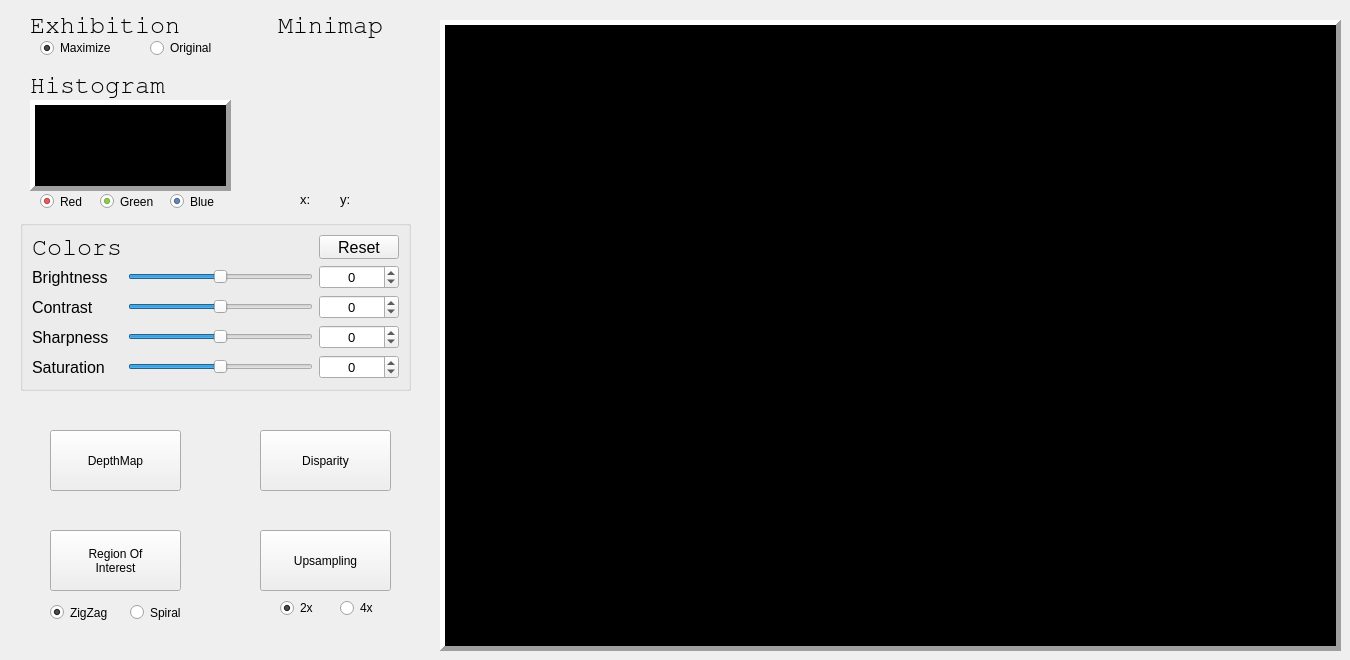
  <widget class="QWidget" name="centralwidget">
   <property name="enabled">
    <bool>true</bool>
   </property>
   <widget class="QLabel" name="label_tela">
    <property name="geometry">
     <rect>
      <x>440</x>
      <y>20</y>
      <width>901</width>
      <height>631</height>
     </rect>
    </property>
    <property name="palette">
     <palette>
      <active>
       <colorrole role="Base">
        <brush brushstyle="SolidPattern">
         <color alpha="255">
          <red>0</red>
          <green>0</green>
          <blue>0</blue>
         </color>
        </brush>
       </colorrole>
       <colorrole role="Window">
        <brush brushstyle="SolidPattern">
         <color alpha="255">
          <red>0</red>
          <green>0</green>
          <blue>0</blue>
         </color>
        </brush>
       </colorrole>
      </active>
      <inactive>
       <colorrole role="Base">
        <brush brushstyle="SolidPattern">
         <color alpha="255">
          <red>0</red>
          <green>0</green>
          <blue>0</blue>
         </color>
        </brush>
       </colorrole>
       <colorrole role="Window">
        <brush brushstyle="SolidPattern">
         <color alpha="255">
          <red>0</red>
          <green>0</green>
          <blue>0</blue>
         </color>
        </brush>
       </colorrole>
      </inactive>
      <disabled>
       <colorrole role="Base">
        <brush brushstyle="SolidPattern">
         <color alpha="255">
          <red>0</red>
          <green>0</green>
          <blue>0</blue>
         </color>
        </brush>
       </colorrole>
       <colorrole role="Window">
        <brush brushstyle="SolidPattern">
         <color alpha="255">
          <red>0</red>
          <green>0</green>
          <blue>0</blue>
         </color>
        </brush>
       </colorrole>
      </disabled>
     </palette>
    </property>
    <property name="cursor">
     <cursorShape>CrossCursor</cursorShape>
    </property>
    <property name="mouseTracking">
     <bool>true</bool>
    </property>
    <property name="focusPolicy">
     <enum>Qt::StrongFocus</enum>
    </property>
    <property name="autoFillBackground">
     <bool>true</bool>
    </property>
    <property name="frameShape">
     <enum>QFrame::Panel</enum>
    </property>
    <property name="frameShadow">
     <enum>QFrame::Raised</enum>
    </property>
    <property name="lineWidth">
     <number>5</number>
    </property>
    <property name="text">
     <string/>
    </property>
    <property name="alignment">
     <set>Qt::AlignCenter</set>
    </property>
    <property name="margin">
     <number>0</number>
    </property>
    <property name="indent">
     <number>0</number>
    </property>
   </widget>
   <widget class="QGroupBox" name="groupBox_cores">
    <property name="geometry">
     <rect>
      <x>20</x>
      <y>220</y>
      <width>391</width>
      <height>171</height>
     </rect>
    </property>
    <property name="font">
     <font>
      <pointsize>12</pointsize>
     </font>
    </property>
    <property name="title">
     <string/>
    </property>
    <layout class="QGridLayout" name="gridLayout">
     <item row="3" column="2">
      <widget class="QSpinBox" name="spinBox_nitidez">
       <property name="font">
        <font>
         <pointsize>10</pointsize>
        </font>
       </property>
       <property name="layoutDirection">
        <enum>Qt::LeftToRight</enum>
       </property>
       <property name="alignment">
        <set>Qt::AlignCenter</set>
       </property>
       <property name="suffix">
        <string/>
       </property>
       <property name="minimum">
        <number>-100</number>
       </property>
       <property name="maximum">
        <number>100</number>
       </property>
       <property name="singleStep">
        <number>1</number>
       </property>
       <property name="value">
        <number>0</number>
       </property>
       <property name="displayIntegerBase">
        <number>10</number>
       </property>
      </widget>
     </item>
     <item row="2" column="0">
      <widget class="QLabel" name="label_contraste">
       <property name="text">
        <string>Contrast</string>
       </property>
      </widget>
     </item>
     <item row="3" column="1">
      <widget class="QSlider" name="slider_nitidez">
       <property name="focusPolicy">
        <enum>Qt::NoFocus</enum>
       </property>
       <property name="minimum">
        <number>-100</number>
       </property>
       <property name="maximum">
        <number>100</number>
       </property>
       <property name="value">
        <number>0</number>
       </property>
       <property name="orientation">
        <enum>Qt::Horizontal</enum>
       </property>
      </widget>
     </item>
     <item row="1" column="0">
      <widget class="QLabel" name="label_brilho">
       <property name="text">
        <string>Brightness</string>
       </property>
      </widget>
     </item>
     <item row="2" column="2">
      <widget class="QSpinBox" name="spinBox_contraste">
       <property name="font">
        <font>
         <pointsize>10</pointsize>
        </font>
       </property>
       <property name="layoutDirection">
        <enum>Qt::LeftToRight</enum>
       </property>
       <property name="alignment">
        <set>Qt::AlignCenter</set>
       </property>
       <property name="suffix">
        <string/>
       </property>
       <property name="minimum">
        <number>-100</number>
       </property>
       <property name="maximum">
        <number>100</number>
       </property>
       <property name="value">
        <number>0</number>
       </property>
      </widget>
     </item>
     <item row="2" column="1">
      <widget class="QSlider" name="slider_contraste">
       <property name="focusPolicy">
        <enum>Qt::NoFocus</enum>
       </property>
       <property name="minimum">
        <number>-100</number>
       </property>
       <property name="maximum">
        <number>100</number>
       </property>
       <property name="value">
        <number>0</number>
       </property>
       <property name="orientation">
        <enum>Qt::Horizontal</enum>
       </property>
      </widget>
     </item>
     <item row="4" column="0">
      <widget class="QLabel" name="label_saturacao">
       <property name="text">
        <string>Saturation</string>
       </property>
      </widget>
     </item>
     <item row="1" column="2">
      <widget class="QSpinBox" name="spinBox_brilho">
       <property name="font">
        <font>
         <pointsize>10</pointsize>
        </font>
       </property>
       <property name="layoutDirection">
        <enum>Qt::LeftToRight</enum>
       </property>
       <property name="alignment">
        <set>Qt::AlignCenter</set>
       </property>
       <property name="suffix">
        <string/>
       </property>
       <property name="minimum">
        <number>-100</number>
       </property>
       <property name="maximum">
        <number>100</number>
       </property>
       <property name="value">
        <number>0</number>
       </property>
       <property name="displayIntegerBase">
        <number>10</number>
       </property>
      </widget>
     </item>
     <item row="1" column="1">
      <widget class="QSlider" name="slider_brilho">
       <property name="cursor">
        <cursorShape>SplitHCursor</cursorShape>
       </property>
       <property name="mouseTracking">
        <bool>false</bool>
       </property>
       <property name="focusPolicy">
        <enum>Qt::NoFocus</enum>
       </property>
       <property name="minimum">
        <number>-100</number>
       </property>
       <property name="maximum">
        <number>100</number>
       </property>
       <property name="value">
        <number>0</number>
       </property>
       <property name="tracking">
        <bool>true</bool>
       </property>
       <property name="orientation">
        <enum>Qt::Horizontal</enum>
       </property>
      </widget>
     </item>
     <item row="3" column="0">
      <widget class="QLabel" name="label_nitidez">
       <property name="text">
        <string>Sharpness</string>
       </property>
      </widget>
     </item>
     <item row="0" column="0">
      <widget class="QLabel" name="label_text_cores">
       <property name="font">
        <font>
         <family>FreeMono</family>
         <pointsize>19</pointsize>
         <weight>50</weight>
         <bold>false</bold>
         <stylestrategy>PreferAntialias</stylestrategy>
        </font>
       </property>
       <property name="layoutDirection">
        <enum>Qt::LeftToRight</enum>
       </property>
       <property name="text">
        <string>Colors</string>
       </property>
      </widget>
     </item>
     <item row="4" column="2">
      <widget class="QSpinBox" name="spinBox_saturacao">
       <property name="font">
        <font>
         <pointsize>10</pointsize>
        </font>
       </property>
       <property name="layoutDirection">
        <enum>Qt::LeftToRight</enum>
       </property>
       <property name="alignment">
        <set>Qt::AlignCenter</set>
       </property>
       <property name="suffix">
        <string/>
       </property>
       <property name="minimum">
        <number>-100</number>
       </property>
       <property name="maximum">
        <number>100</number>
       </property>
       <property name="singleStep">
        <number>1</number>
       </property>
       <property name="value">
        <number>0</number>
       </property>
       <property name="displayIntegerBase">
        <number>10</number>
       </property>
      </widget>
     </item>
     <item row="4" column="1">
      <widget class="QSlider" name="slider_saturacao">
       <property name="focusPolicy">
        <enum>Qt::NoFocus</enum>
       </property>
       <property name="minimum">
        <number>-100</number>
       </property>
       <property name="maximum">
        <number>100</number>
       </property>
       <property name="value">
        <number>0</number>
       </property>
       <property name="orientation">
        <enum>Qt::Horizontal</enum>
       </property>
      </widget>
     </item>
     <item row="0" column="2">
      <widget class="QPushButton" name="pushButton_reset">
       <property name="focusPolicy">
        <enum>Qt::NoFocus</enum>
       </property>
       <property name="text">
        <string>Reset</string>
       </property>
      </widget>
     </item>
    </layout>
   </widget>
   <widget class="QPushButton" name="pushButton_depthmap">
    <property name="geometry">
     <rect>
      <x>50</x>
      <y>430</y>
      <width>131</width>
      <height>61</height>
     </rect>
    </property>
    <property name="focusPolicy">
     <enum>Qt::NoFocus</enum>
    </property>
    <property name="text">
     <string>DepthMap</string>
    </property>
   </widget>
   <widget class="QPushButton" name="pushButton_alldepthmaps">
    <property name="geometry">
     <rect>
      <x>260</x>
      <y>430</y>
      <width>131</width>
      <height>61</height>
     </rect>
    </property>
    <property name="font">
     <font>
      <family>Ubuntu</family>
      <weight>50</weight>
      <italic>false</italic>
      <bold>false</bold>
      <underline>false</underline>
      <strikeout>false</strikeout>
      <kerning>true</kerning>
     </font>
    </property>
    <property name="focusPolicy">
     <enum>Qt::NoFocus</enum>
    </property>
    <property name="contextMenuPolicy">
     <enum>Qt::DefaultContextMenu</enum>
    </property>
    <property name="acceptDrops">
     <bool>false</bool>
    </property>
    <property name="layoutDirection">
     <enum>Qt::LeftToRight</enum>
    </property>
    <property name="autoFillBackground">
     <bool>false</bool>
    </property>
    <property name="text">
     <string>Disparity</string>
    </property>
    <property name="checkable">
     <bool>false</bool>
    </property>
   </widget>
   <widget class="QLabel" name="l_ang_hoz">
    <property name="geometry">
     <rect>
      <x>300</x>
      <y>190</y>
      <width>58</width>
      <height>18</height>
     </rect>
    </property>
    <property name="font">
     <font>
      <pointsize>10</pointsize>
     </font>
    </property>
    <property name="text">
     <string>x:</string>
    </property>
   </widget>
   <widget class="QLabel" name="l_ang_ver">
    <property name="geometry">
     <rect>
      <x>340</x>
      <y>190</y>
      <width>58</width>
      <height>18</height>
     </rect>
    </property>
    <property name="font">
     <font>
      <pointsize>10</pointsize>
     </font>
    </property>
    <property name="text">
     <string>y:</string>
    </property>
   </widget>
   <widget class="QLabel" name="label_hist">
    <property name="geometry">
     <rect>
      <x>30</x>
      <y>100</y>
      <width>201</width>
      <height>91</height>
     </rect>
    </property>
    <property name="palette">
     <palette>
      <active>
       <colorrole role="Base">
        <brush brushstyle="SolidPattern">
         <color alpha="255">
          <red>0</red>
          <green>0</green>
          <blue>0</blue>
         </color>
        </brush>
       </colorrole>
       <colorrole role="Window">
        <brush brushstyle="SolidPattern">
         <color alpha="255">
          <red>0</red>
          <green>0</green>
          <blue>0</blue>
         </color>
        </brush>
       </colorrole>
      </active>
      <inactive>
       <colorrole role="Base">
        <brush brushstyle="SolidPattern">
         <color alpha="255">
          <red>0</red>
          <green>0</green>
          <blue>0</blue>
         </color>
        </brush>
       </colorrole>
       <colorrole role="Window">
        <brush brushstyle="SolidPattern">
         <color alpha="255">
          <red>0</red>
          <green>0</green>
          <blue>0</blue>
         </color>
        </brush>
       </colorrole>
      </inactive>
      <disabled>
       <colorrole role="Base">
        <brush brushstyle="SolidPattern">
         <color alpha="255">
          <red>0</red>
          <green>0</green>
          <blue>0</blue>
         </color>
        </brush>
       </colorrole>
       <colorrole role="Window">
        <brush brushstyle="SolidPattern">
         <color alpha="255">
          <red>0</red>
          <green>0</green>
          <blue>0</blue>
         </color>
        </brush>
       </colorrole>
      </disabled>
     </palette>
    </property>
    <property name="cursor">
     <cursorShape>ArrowCursor</cursorShape>
    </property>
    <property name="mouseTracking">
     <bool>true</bool>
    </property>
    <property name="focusPolicy">
     <enum>Qt::StrongFocus</enum>
    </property>
    <property name="autoFillBackground">
     <bool>true</bool>
    </property>
    <property name="frameShape">
     <enum>QFrame::Panel</enum>
    </property>
    <property name="frameShadow">
     <enum>QFrame::Raised</enum>
    </property>
    <property name="lineWidth">
     <number>5</number>
    </property>
    <property name="text">
     <string/>
    </property>
    <property name="alignment">
     <set>Qt::AlignCenter</set>
    </property>
    <property name="margin">
     <number>0</number>
    </property>
    <property name="indent">
     <number>0</number>
    </property>
   </widget>
   <widget class="QLabel" name="label_text_histograma">
    <property name="geometry">
     <rect>
      <x>30</x>
      <y>60</y>
      <width>161</width>
      <height>51</height>
     </rect>
    </property>
    <property name="font">
     <font>
      <family>FreeMono</family>
      <pointsize>19</pointsize>
      <weight>50</weight>
      <bold>false</bold>
     </font>
    </property>
    <property name="text">
     <string>Histogram</string>
    </property>
   </widget>
   <widget class="QLabel" name="label_text_minimapa">
    <property name="geometry">
     <rect>
      <x>278</x>
      <y>0</y>
      <width>161</width>
      <height>51</height>
     </rect>
    </property>
    <property name="font">
     <font>
      <family>FreeMono</family>
      <pointsize>19</pointsize>
      <weight>50</weight>
      <bold>false</bold>
     </font>
    </property>
    <property name="text">
     <string>Minimap</string>
    </property>
   </widget>
   <widget class="QRadioButton" name="radioButton_red">
    <property name="geometry">
     <rect>
      <x>40</x>
      <y>190</y>
      <width>51</width>
      <height>23</height>
     </rect>
    </property>
    <property name="palette">
     <palette>
      <active>
       <colorrole role="Text">
        <brush brushstyle="SolidPattern">
         <color alpha="255">
          <red>239</red>
          <green>41</green>
          <blue>41</blue>
         </color>
        </brush>
       </colorrole>
      </active>
      <inactive>
       <colorrole role="Text">
        <brush brushstyle="SolidPattern">
         <color alpha="255">
          <red>239</red>
          <green>41</green>
          <blue>41</blue>
         </color>
        </brush>
       </colorrole>
      </inactive>
      <disabled>
       <colorrole role="Text">
        <brush brushstyle="SolidPattern">
         <color alpha="255">
          <red>42</red>
          <green>43</green>
          <blue>41</blue>
         </color>
        </brush>
       </colorrole>
      </disabled>
     </palette>
    </property>
    <property name="focusPolicy">
     <enum>Qt::NoFocus</enum>
    </property>
    <property name="text">
     <string>Red</string>
    </property>
    <property name="checked">
     <bool>true</bool>
    </property>
    <property name="autoExclusive">
     <bool>false</bool>
    </property>
   </widget>
   <widget class="QRadioButton" name="radioButton_green">
    <property name="geometry">
     <rect>
      <x>100</x>
      <y>190</y>
      <width>61</width>
      <height>23</height>
     </rect>
    </property>
    <property name="palette">
     <palette>
      <active>
       <colorrole role="Text">
        <brush brushstyle="SolidPattern">
         <color alpha="255">
          <red>115</red>
          <green>210</green>
          <blue>22</blue>
         </color>
        </brush>
       </colorrole>
      </active>
      <inactive>
       <colorrole role="Text">
        <brush brushstyle="SolidPattern">
         <color alpha="255">
          <red>115</red>
          <green>210</green>
          <blue>22</blue>
         </color>
        </brush>
       </colorrole>
      </inactive>
      <disabled>
       <colorrole role="Text">
        <brush brushstyle="SolidPattern">
         <color alpha="255">
          <red>42</red>
          <green>43</green>
          <blue>41</blue>
         </color>
        </brush>
       </colorrole>
      </disabled>
     </palette>
    </property>
    <property name="focusPolicy">
     <enum>Qt::NoFocus</enum>
    </property>
    <property name="text">
     <string>Green</string>
    </property>
    <property name="checked">
     <bool>true</bool>
    </property>
    <property name="autoExclusive">
     <bool>false</bool>
    </property>
   </widget>
   <widget class="QRadioButton" name="radioButton_blue">
    <property name="geometry">
     <rect>
      <x>170</x>
      <y>190</y>
      <width>61</width>
      <height>23</height>
     </rect>
    </property>
    <property name="palette">
     <palette>
      <active>
       <colorrole role="Text">
        <brush brushstyle="SolidPattern">
         <color alpha="255">
          <red>52</red>
          <green>101</green>
          <blue>164</blue>
         </color>
        </brush>
       </colorrole>
      </active>
      <inactive>
       <colorrole role="Text">
        <brush brushstyle="SolidPattern">
         <color alpha="255">
          <red>52</red>
          <green>101</green>
          <blue>164</blue>
         </color>
        </brush>
       </colorrole>
      </inactive>
      <disabled>
       <colorrole role="Text">
        <brush brushstyle="SolidPattern">
         <color alpha="255">
          <red>42</red>
          <green>43</green>
          <blue>41</blue>
         </color>
        </brush>
       </colorrole>
      </disabled>
     </palette>
    </property>
    <property name="focusPolicy">
     <enum>Qt::NoFocus</enum>
    </property>
    <property name="text">
     <string>Blue</string>
    </property>
    <property name="checked">
     <bool>true</bool>
    </property>
    <property name="autoExclusive">
     <bool>false</bool>
    </property>
   </widget>
   <widget class="QLabel" name="label_text_exibicao">
    <property name="geometry">
     <rect>
      <x>30</x>
      <y>0</y>
      <width>151</width>
      <height>51</height>
     </rect>
    </property>
    <property name="font">
     <font>
      <family>FreeMono</family>
      <pointsize>19</pointsize>
      <weight>50</weight>
      <bold>false</bold>
     </font>
    </property>
    <property name="text">
     <string>Exhibition</string>
    </property>
   </widget>
   <widget class="QRadioButton" name="radioButton_original">
    <property name="geometry">
     <rect>
      <x>150</x>
      <y>40</y>
      <width>83</width>
      <height>16</height>
     </rect>
    </property>
    <property name="focusPolicy">
     <enum>Qt::NoFocus</enum>
    </property>
    <property name="text">
     <string>Original</string>
    </property>
   </widget>
   <widget class="QRadioButton" name="radioButton_maximizar">
    <property name="geometry">
     <rect>
      <x>40</x>
      <y>40</y>
      <width>91</width>
      <height>16</height>
     </rect>
    </property>
    <property name="focusPolicy">
     <enum>Qt::NoFocus</enum>
    </property>
    <property name="text">
     <string>Maximize</string>
    </property>
    <property name="checked">
     <bool>true</bool>
    </property>
   </widget>
   <widget class="QFrame" name="frame_roi">
    <property name="geometry">
     <rect>
      <x>40</x>
      <y>530</y>
      <width>151</width>
      <height>91</height>
     </rect>
    </property>
    <property name="frameShape">
     <enum>QFrame::NoFrame</enum>
    </property>
    <property name="frameShadow">
     <enum>QFrame::Raised</enum>
    </property>
    <widget class="QRadioButton" name="radioButton_zigzag">
     <property name="geometry">
      <rect>
       <x>10</x>
       <y>70</y>
       <width>77</width>
       <height>25</height>
      </rect>
     </property>
     <property name="focusPolicy">
      <enum>Qt::NoFocus</enum>
     </property>
     <property name="text">
      <string>ZigZag</string>
     </property>
     <property name="checked">
      <bool>true</bool>
     </property>
    </widget>
    <widget class="QRadioButton" name="radioButton_espiral">
     <property name="geometry">
      <rect>
       <x>90</x>
       <y>70</y>
       <width>77</width>
       <height>25</height>
      </rect>
     </property>
     <property name="focusPolicy">
      <enum>Qt::NoFocus</enum>
     </property>
     <property name="text">
      <string>Spiral</string>
     </property>
     <property name="checked">
      <bool>false</bool>
     </property>
    </widget>
    <widget class="QPushButton" name="pushButton_roi_zigzag">
     <property name="geometry">
      <rect>
       <x>10</x>
       <y>0</y>
       <width>131</width>
       <height>61</height>
      </rect>
     </property>
     <property name="focusPolicy">
      <enum>Qt::NoFocus</enum>
     </property>
     <property name="text">
      <string>Region Of
Interest</string>
     </property>
    </widget>
   </widget>
   <widget class="QFrame" name="frame_upsampling">
    <property name="geometry">
     <rect>
      <x>240</x>
      <y>520</y>
      <width>171</width>
      <height>111</height>
     </rect>
    </property>
    <property name="frameShape">
     <enum>QFrame::NoFrame</enum>
    </property>
    <property name="frameShadow">
     <enum>QFrame::Raised</enum>
    </property>
    <widget class="QRadioButton" name="radioButton_up2x">
     <property name="geometry">
      <rect>
       <x>40</x>
       <y>80</y>
       <width>83</width>
       <height>16</height>
      </rect>
     </property>
     <property name="focusPolicy">
      <enum>Qt::NoFocus</enum>
     </property>
     <property name="text">
      <string>2x</string>
     </property>
     <property name="checked">
      <bool>true</bool>
     </property>
    </widget>
    <widget class="QRadioButton" name="radioButton_up4x">
     <property name="geometry">
      <rect>
       <x>100</x>
       <y>80</y>
       <width>83</width>
       <height>16</height>
      </rect>
     </property>
     <property name="focusPolicy">
      <enum>Qt::NoFocus</enum>
     </property>
     <property name="text">
      <string>4x</string>
     </property>
    </widget>
    <widget class="QPushButton" name="pushButton_upsampling">
     <property name="geometry">
      <rect>
       <x>20</x>
       <y>10</y>
       <width>131</width>
       <height>61</height>
      </rect>
     </property>
     <property name="focusPolicy">
      <enum>Qt::NoFocus</enum>
     </property>
     <property name="text">
      <string>Upsampling</string>
     </property>
    </widget>
   </widget>
   <zorder>label_tela</zorder>
   <zorder>groupBox_cores</zorder>
   <zorder>pushButton_depthmap</zorder>
   <zorder>pushButton_alldepthmaps</zorder>
   <zorder>l_ang_hoz</zorder>
   <zorder>l_ang_ver</zorder>
   <zorder>label_hist</zorder>
   <zorder>label_text_histograma</zorder>
   <zorder>label_text_minimapa</zorder>
   <zorder>radioButton_red</zorder>
   <zorder>radioButton_green</zorder>
   <zorder>radioButton_blue</zorder>
   <zorder>radioButton_original</zorder>
   <zorder>radioButton_maximizar</zorder>
   <zorder>label_text_exibicao</zorder>
   <zorder>frame_roi</zorder>
   <zorder>frame_upsampling</zorder>
  </widget>
